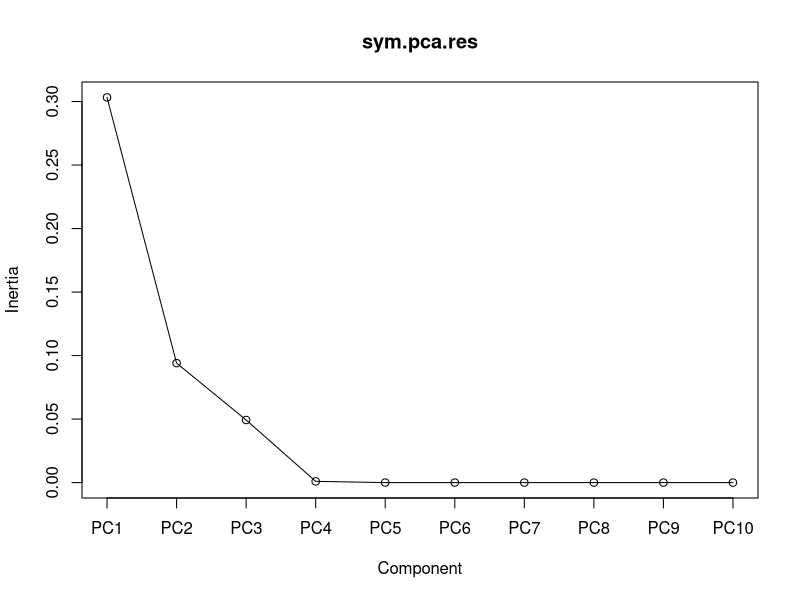
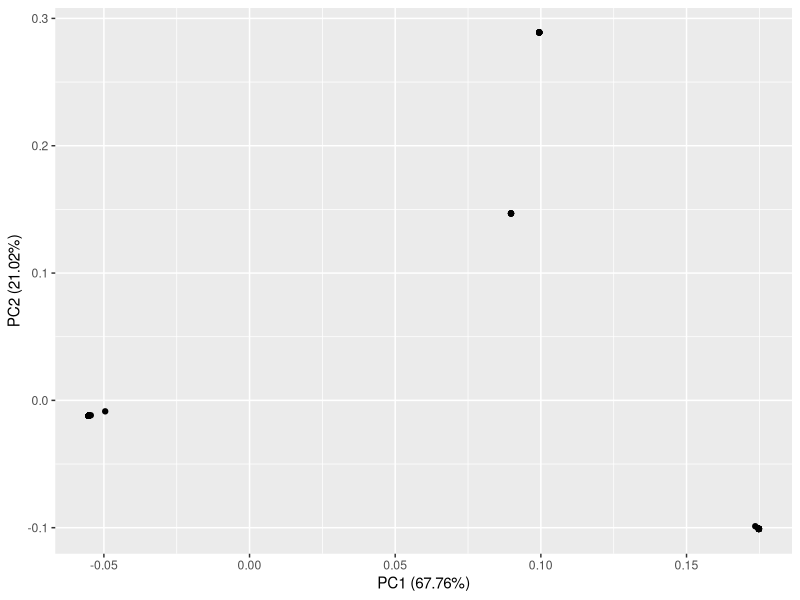
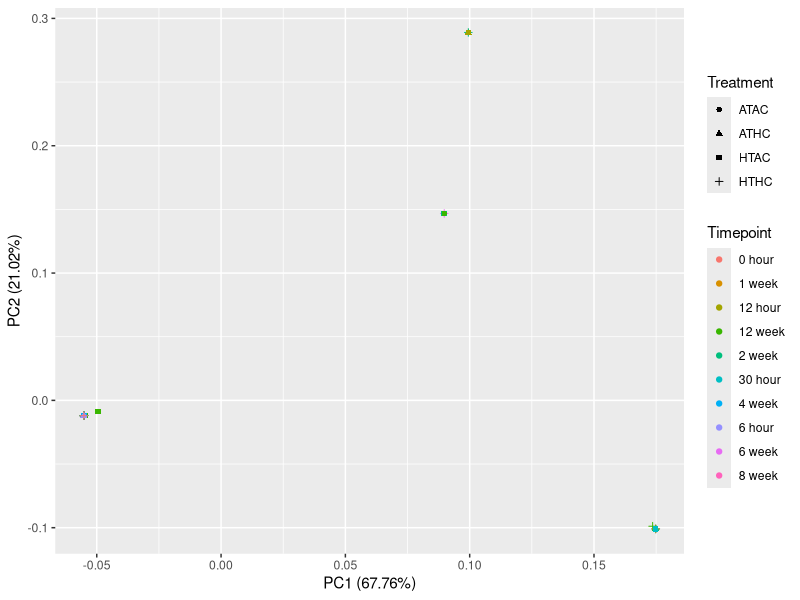
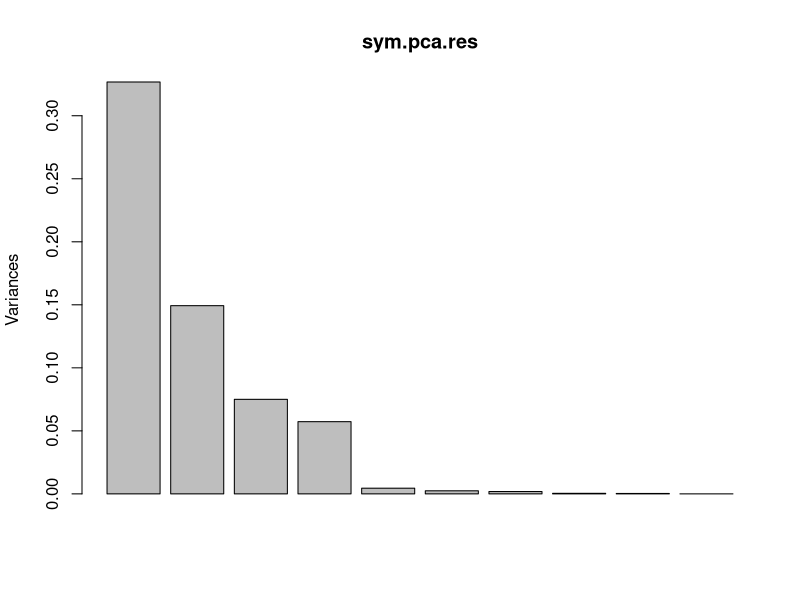
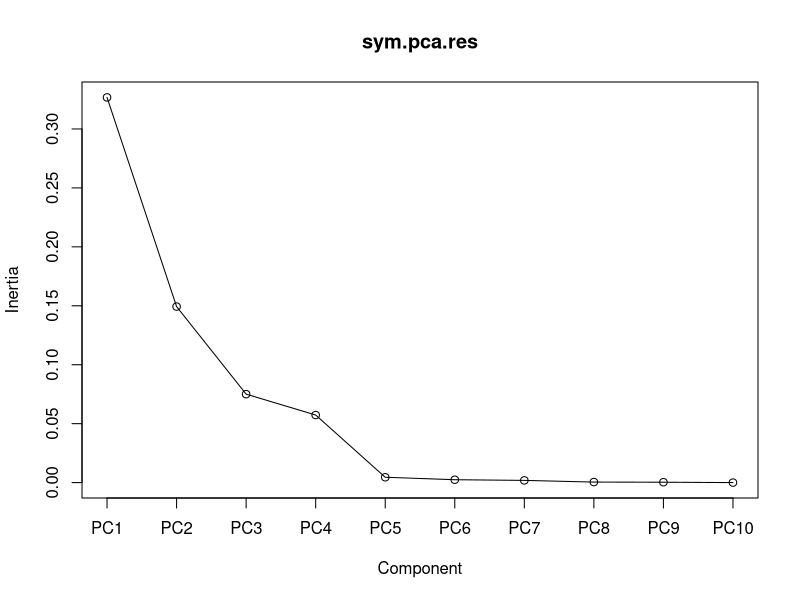
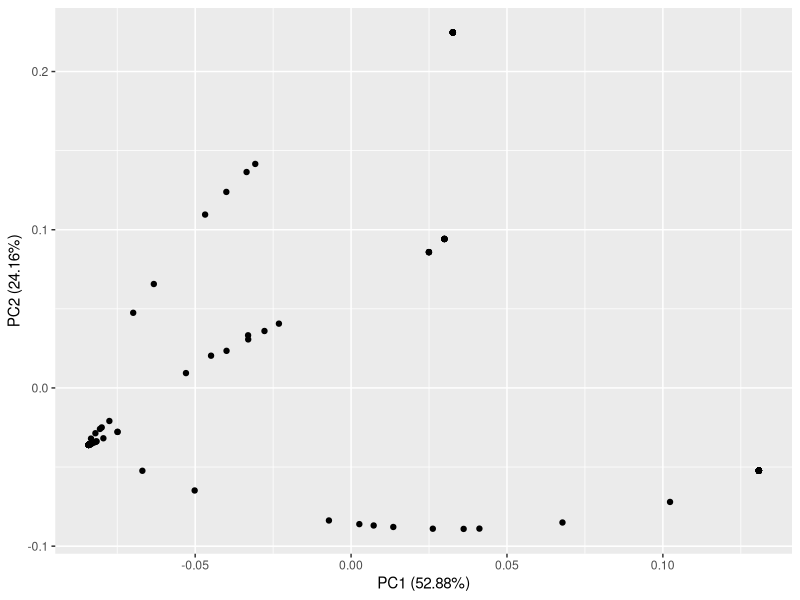
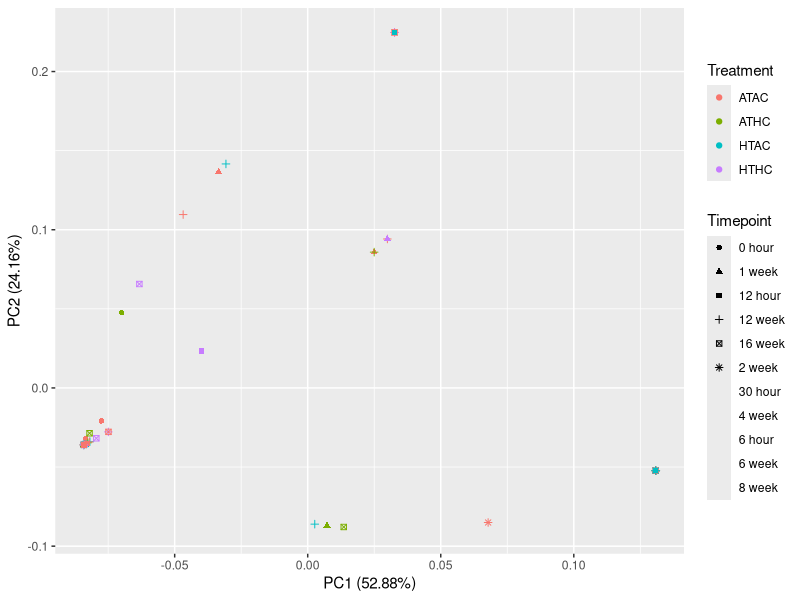
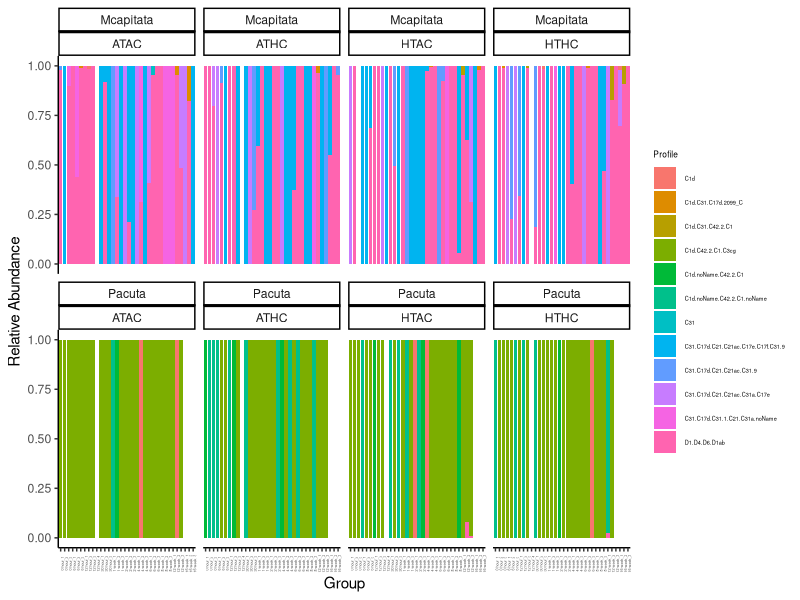

The R source for these figures, in order: (Note: this script raises an error after producing the figures.)
## ---- chunk 1
rm(list=ls()) 
## ---- chunk 2
knitr::opts_chunk$set(echo = TRUE, warning = FALSE, message = FALSE)

## install packages if you dont already have them
if (!require("tidyverse")) install.packages("tidyverse")
if (!require("lubridate")) install.packages("lubridate")
if (!require("vegan")) install.packages("vegan")
if (!require("ggfortify")) install.packages("ggfortify")

# load packages
library(tidyverse)
library(lubridate)
library(vegan)
library(ggfortify)

## ---- chunk 3
#read in ITS2 profile counts data generated by SymPortal
data <- read.csv("ITS2_seq/R_Input/ITS2_Profiles.csv", sep=",", header=TRUE)
rownames(data) <-data$sample_name 
otumat <- as.matrix(data[,-c(1)])
#otumat <- as.matrix(t(otumat))

#read in sample metadata
meta <- read.csv("Environmental_data/Master_Fragment.csv", header=T, sep=",", na.string="NA") %>% select(Plug_ID, Species, Timepoint, Temperature, Treatment, CO2)
meta$Plug_ID <- as.character(meta$Plug_ID)

filter(meta, Plug_ID == "2153") #2153 was used for physiology and molecular so change master spreadsheet to say 12 hour not Day 1
meta$Timepoint[which(meta$Plug_ID == "2153")] <- "12 hour"

filter(meta, Timepoint == "0 hour" & Treatment == "HTAC" & Species == "Mcapitata")

samples <- read.csv("ITS2_seq/R_Input/Sample_variables.csv") %>% select(Plug_ID, sample) %>% dplyr::rename(sample_name = sample)
samples$Plug_ID <- as.character(samples$Plug_ID)

meta <- full_join(meta, samples, by = "Plug_ID") %>% na.omit()
## ---- chunk 4
#Pacuta
Pact <- merge(data, meta, by="sample_name") # combine meta and ITS2 type profile data
Pact <- subset(Pact, Species == "Pacuta") # subset to only Pacuta 
Pact_meta <- Pact[,14:19] # select 
str(Pact_meta)
Pact_meta$Timepoint <- as.factor(Pact_meta$Timepoint)
rownames(Pact) <- Pact$sample_name
Pact <- as.matrix(Pact[,2:13])

Rel.Sym.Data <- Pact/rowSums(Pact) #calculate the Relative Abundance
N <- rowSums(Rel.Sym.Data) # calculate row sums of the relative abundnaces, should sum to 1
N #Display Row Sums, should all be 1

#Transform Relative Abundance Matrix using sqrt
Trans.Rel.Sym.Data <- sqrt(Rel.Sym.Data) #sqrt transform the matrix
Trans.Rel.Sym.Data #view data

##### PCA #####

sym.pca.res <- prcomp(Trans.Rel.Sym.Data, retx=TRUE) #principal components analysis on sym data
summary(sym.pca.res) #analysis summary

#use scree diagram to determine break in majority versus minority variation explaination components
screeplot(sym.pca.res, type="lines")

#plot the PCA
autoplot(sym.pca.res)
autoplot(sym.pca.res, data = Pact_meta, colour = 'Timepoint', shape='Treatment')
## ---- chunk 5
#Mcap
Mcap <- merge(data, meta, by="sample_name")
Mcap <- subset(Mcap, Species == "Mcapitata")
Mcap_meta <- Mcap[,14:19]
str(Mcap_meta)
Mcap_meta$Timepoint <- as.factor(Mcap_meta$Timepoint)
rownames(Mcap) <- Mcap$sample_name
Mcap <- as.matrix(Mcap[,2:13])

Rel.Sym.Data <- Mcap/rowSums(Mcap) #calculate the Relative Abundance
N <- rowSums(Rel.Sym.Data) # calculate row sums of the relative abundnaces, should sum to 1
N #Display Row Sums, should all be 1

#Transform Relative Abundance Matrix using sqrt
Trans.Rel.Sym.Data <- sqrt(Rel.Sym.Data) #sqrt transform the matrix
Trans.Rel.Sym.Data #view data

##### PCA #####

sym.pca.res <- prcomp(Trans.Rel.Sym.Data, retx=TRUE) #principal components analysis on sym data
summary(sym.pca.res) #analysis summary
plot(sym.pca.res)

#use scree diagram to determine break in majority versus minority variation explaination components
screeplot(sym.pca.res, type="lines")

#plot the PCA
autoplot(sym.pca.res)
autoplot(sym.pca.res, data = Mcap_meta, colour = 'Treatment', shape='Timepoint')
## ---- chunk 6
#All Data
Rel.data <- data[,2:13]/rowSums(data[,2:13]) ## exclude the first column bc it is not an integer 
Rel.data$sample_name <- rownames(Rel.data)
all.data <- merge(Rel.data, meta, by="sample_name")
all.data <- all.data[,-1]

Profile <- colnames(all.data[,1:12])
Profile 

df <- all.data %>% dplyr::group_by(Timepoint, Species, Treatment) %>% mutate(id = row_number()) %>%
  pivot_longer(cols = C1d.C42.2.C1.C3cg:D1.D4.D6.D1ab,
               names_to = c("Profile"),
               values_to="rel.abun")

df$Timepoint <- factor(df$Timepoint, levels=c("0 hour","6 hour","12 hour","30 hour","1 week","2 week","4 week", "6 week", "8 week", "12 week", "16 week"))

df$Group <- paste(df$Timepoint, df$id, sep="_")
df$Group <- as.factor(df$Group)

df$Group <- factor(df$Group, levels=c("0 hour_1", "0 hour_2", "0 hour_3",
                                      "6 hour_1", "6 hour_2", "6 hour_3",
                                      "12 hour_1", "12 hour_2", "12 hour_3", "12 hour_4",
                                      "30 hour_1", "30 hour_2", "30 hour_3",
                                      "1 week_1", "1 week_2", "1 week_3",
                                      "2 week_1", "2 week_2", "2 week_3",
                                      "4 week_1", "4 week_2", "4 week_3", 
                                      "6 week_1", "6 week_2", "6 week_3", 
                                      "8 week_1", "8 week_2", "8 week_3", 
                                      "12 week_1", "12 week_2", "12 week_3", 
                                      "16 week_1", "16 week_2", "16 week_3"))

str(df)

ggplot(data = df, mapping = aes(x = Group, y = rel.abun, fill = Profile)) +
    geom_bar(position="fill", stat="identity") +
    facet_wrap(facets =  vars(Species, Treatment), ncol = 4)+
    ylab("Relative Abundance")+
    theme_classic()+
    theme(axis.text.x = element_text(size=rel(0.3),angle = 90))+
    guides(shape = guide_legend(override.aes = list(size = 0.2)))+
    guides(color = guide_legend(override.aes = list(size = 0.2)))+
    theme(legend.title = element_text(size = 6), 
               legend.text = element_text(size = 4))

ggsave("Output/Final_Figures/rel.abund.its2.pdf")
 #ggsave("Output/Final_Figures/rel.abund.its2.png")

## ---- chunk 7
## PERMANOVA
#MCAP
Mcap <- all.data %>%
  filter(Species == "Mcapitata")

MC.mat <- Mcap[,1:12]
MC.info <- Mcap[,13:18] 
MC.info %>% group_by(Treatment, Timepoint) %>% count("Rep") # checking sample sizes; should all be 3

MC.permanova <- adonis(MC.mat ~ Temperature*CO2*Timepoint, data=MC.info, method = "bray", permutations=999)
MC.permanova


Pact <- all.data %>%
  filter(Species == "Pacuta")

PA.mat <- Pact[,1:12]
PA.info <- Pact[,13:18]
PA.info %>% group_by(Treatment, Timepoint) %>% count("Rep") # checking sample sizes; should all be 3 except for TP11 HTHC

PA.permanova <- adonis(PA.mat ~ Temperature*CO2*Timepoint, data=PA.info, method = "bray", permutations=999)
PA.permanova

## ---- chunk 8
tp5 <- df %>% subset(Timepoint == "30 hour" | Timepoint == "2 week" | Timepoint == "6 week" | Timepoint == "8 week" | Timepoint == "12 week")

ggplot(data = tp5, mapping = aes(x = Group, y = rel.abun, fill = Profile)) +
    geom_bar(position="fill", stat="identity") +
    facet_wrap(facets =  vars(Species, Treatment), ncol = 4) +
    ylab("Relative Abundance (%)") +
    xlab("Timepoint_Replicate") +
    theme_classic() +
    theme(axis.text.x = element_text(size=rel(0.3),angle = 90)) +
    guides(shape = guide_legend(override.aes = list(size = 0.2))) +
    guides(color = guide_legend(override.aes = list(size = 0.2))) +
    theme(legend.title = element_text(size = 6), 
               legend.text = element_text(size = 4)) +
    

ggsave("Output/Final_Figures/CSP-rel.abund.its2.pdf")
ggsave("Output/Final_Figures/CSP-rel.abund.its2.png")
